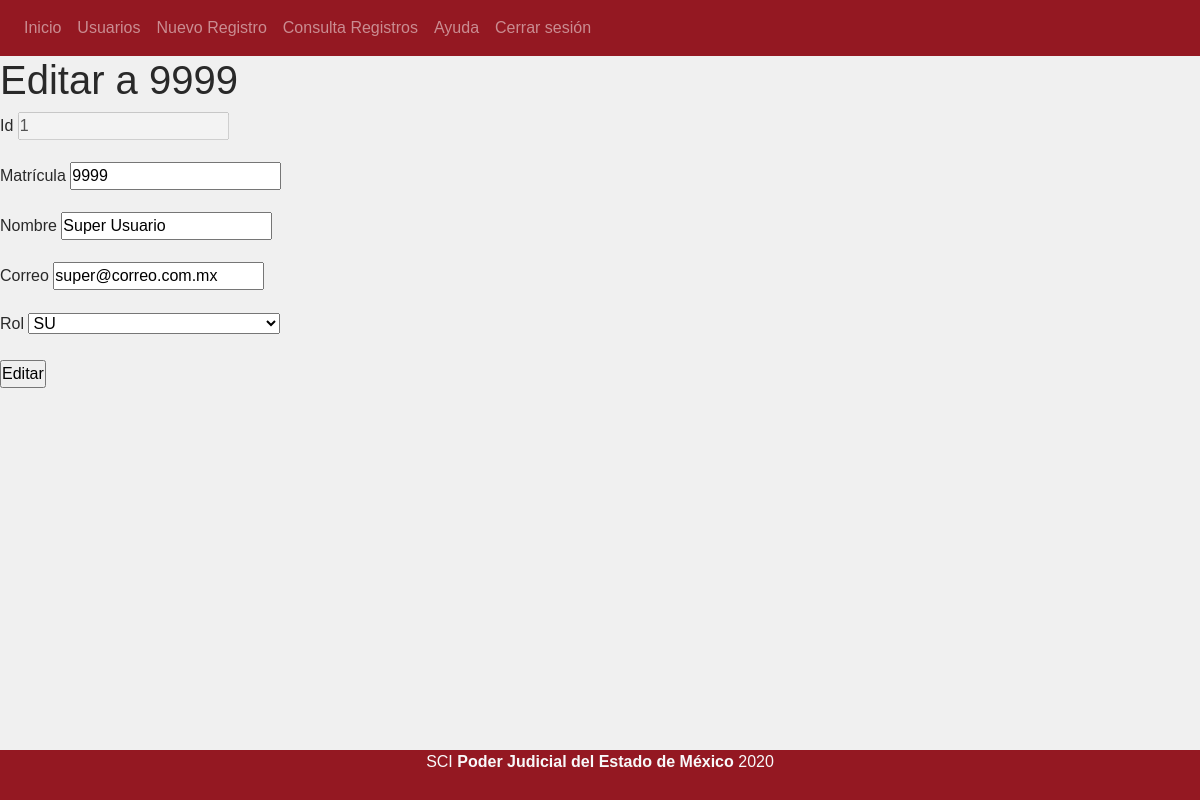
/usuarios/verUsuario/1 (signed in), run on the app's committed database.
### tables this page shows
CREATE TABLE `usuarios` (
  `id` int(11) NOT NULL,
  `nombre` varchar(60) NOT NULL,
  `no_empleado` int(10) NOT NULL,
  `correo` varchar(30) NOT NULL,
  `pass` varchar(256) NOT NULL,
  `rol` tinyint(1) NOT NULL
);

### controller/Usuarios.php (called while the page is built, shortened)
<?php
class Usuarios extends Controller{
    function __construct(){
        $this->view->usuarios = [];
    }
    function verUsuario($param = null){
        $idUsuario = $param[0];
        $usuario = $this->model->getUserById($idUsuario);
        $this->view->mensaje = "";
        $this->view->usuario = $usuario;
        $this->view->render('usuarios/detalle');
    }
}
?>

### index.php (called while the page is built, shortened)
<?php
    require_once 'config/database.php';
    require_once 'libs/controller.php';
    $app = new App();
?>

### model/usuariosModel.php (called while the page is built, shortened)
<?php
include_once 'model/classes/Usuario.class.php';
class UsuariosModel extends Model{
    public function getUserById($idUsuario){
        try{
            $item = new Usuario();
            $query = $this->db->conn()->prepare("SELECT * FROM usuarios WHERE id = :id");
            $query->execute(['id' => $idUsuario]);
            while($row = $query->fetchObject()){
                $item->id = $row->id;
                $item->nombre = $row->nombre;
                $item->no_empleado = $row->no_empleado;
                $item->correo = $row->correo;
                $item->rol = $row->rol;
                $item->stringRol = $item->cargaSelectRol($item->rol);
            }
            return $item;
        }catch(PDOException $e){
            print ("Error -> " . $e->getMessage());
            print ("Error al obtener información");
            return null;
        }
    }
}
?>

### config/database.php (called while the page is built, shortened)
<?php
class DataBase{
    private $host;
    private $user;
    private $pass;
    private $charset;
    function __construct(){
        $this->host = constant('HOST');
        $this->db = constant('DB');
        $this->user = constant('USER');
        $this->pass = constant('PASS');
        $this->charset = constant('CHARSET');
    }
    function conn(){
        try {
            $connection = "mysql:host=" . $this->host . ";dbname=" . $this->db . ";charset=" . $this->charset;
            $options = [
                PDO::ATTR_ERRMODE => PDO::ERRMODE_EXCEPTION,
                PDO::ATTR_EMULATE_PREPARES => false,
            ];
            $pdo = new PDO($connection, $this->user, $this->pass, $options);
            return $pdo;
        } catch (PDOException $e) {
            print_r("Error: " . $e->getMessage());
        }
    }
}
?>

### libs/Controller.php (called while the page is built, shortened)
<?php
class Controller{
    function loadModel($model){
        $url = 'model/'.$model.'model.php';
        if (file_exists(($url))){
            $this->model = new $modelName();
        }
    }
}
?>

### view/usuarios/detalle.php (the view, shortened to what this page needs)
<!DOCTYPE html>
<html lang="es">
<head>
</head>
<body>
    <?php require_once 'view/header.php'; ?>
    <div id="main">
        <h1 class="center">Editar a  <?php echo $this->usuario->no_empleado; ?> </h1>
    </div>
    <div>
        <form action="<?php echo constant('URL').'usuarios/actualizarUsuario'; ?>" method="POST">
            <p>
                <label for="id">Id</label>
                <input type="text" name="id" id="id" value="<?php echo $this->usuario->id; ?>" required  disabled>
            </p>
            <p>
                <label for="no_empleado">Matrícula</label>
                <input type="text" name="no_empleado" id="no_empleado" value="<?php echo $this->usuario->no_empleado; ?>" required>
            </p>
            <p>
                <label for="nombre">Nombre</label>
                <input type="text" name="nombre" id="nombre" value="<?php echo $this->usuario->nombre; ?>" required>
            </p>
            <p>
                <label for="correo">Correo</label>
                <input type="email" name="correo" id="correo" value="<?php echo $this->usuario->correo; ?>" required>
            </p>
            <p>
                <label for="rol">Rol</label>
                <select name="rol" required>
                   <?php echo $this->usuario->stringRol; ?>
                </select>
            </p>
            <input type="submit" value="Editar">
        </form>
    </div>
    <?php require_once 'view/footer.php'; ?>
</body>
</html>

### resources/css/dafault.css (style rules this page uses)
* { margin: 0; padding: 0; }
body { font-family: Arial, Helvetica, sans-serif; background: #f0f0f0; color: #292929; min-height: 100vh; position: relative; margin: 0; padding:0; padding-bottom: 50px; box-sizing: border-box; }

### data on the page
usuarios: no_empleado "9999", id "1", nombre "Super Usuario", correo "super@correo.com.mx", rol "SU"
